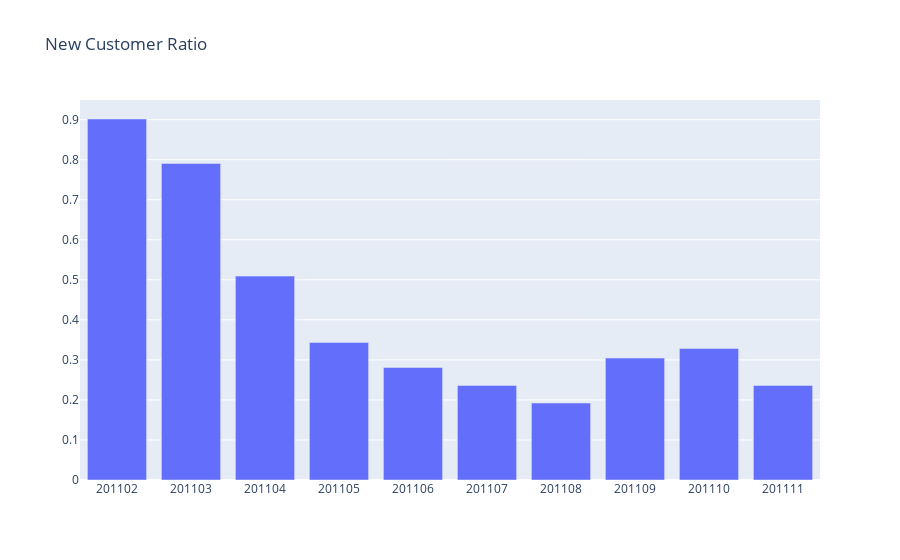

Here is the notebook cell this chart was saved with:
### Code cell
plot_data = [
    go.Bar(
        x=tx_user_ratio.query("InvoiceYearMonth>201101 and InvoiceYearMonth<201112")['InvoiceYearMonth'],
        y=tx_user_ratio.query("InvoiceYearMonth>201101 and InvoiceYearMonth<201112")['CustomerID'],
    )
]

plot_layout = go.Layout(
        xaxis={"type": "category"},
        title='New Customer Ratio'
    )
fig = go.Figure(data=plot_data, layout=plot_layout)
cf.iplot(fig)

### Figure 1 — Plotly figure (JSON) as saved in the notebook; plotly's stock layout.template omitted (floating-point values rounded to 4 significant figures)
{"data": [{"type": "bar", "x": [201102, 201103, 201104, 201105, 201106, 201107, 201108, 201109, 201110, 201111], "y": [0.9016, 0.7907, 0.5092, 0.3433, 0.2809, 0.2363, 0.1923, 0.3045, 0.3285, 0.2362]}], "layout": {"title": {"text": "New Customer Ratio"}, "xaxis": {"type": "category"}}}
